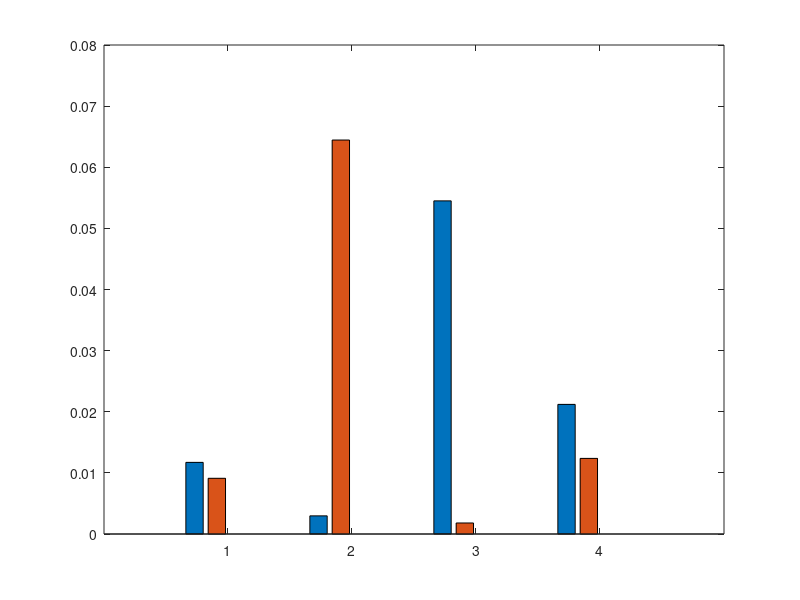

MATLAB code to generate this figure: (Note: this script raises an error after producing the figure.)
clear; close all; clc
textSize = 16;
linewid = 1;

ep = [1 2 3 4];
% MI DCT DP ISm
% SI DCT DP ISm
% MO DCT DP ISm
% SO DCT DP ISm
% compBMR = [1-0.9846540178571429 1-0.9908854166666666 1-0.9997558594 1-0.9995605469;
%     1-0.9935825892857143 1-0.935546875 1-0.9998604911 1-0.9979870855;
%     1-0.9239211309523809 1-0.9981971153846154 1-0.9994303385 0;
%     1-0.9725632440476191 1-0.9876302083333334 1-0.9996744792 0];
% compBMR = [1-0.9846540178571429 1-0.9908854166666666 0;
%     1-0.9935825892857143 1-0.935546875 0;
%     1-0.9239211309523809 1-0.9981971153846154 0;
%     1-0.9725632440476191 1-0.9876302083333334 0];
% SKYGlow.c
compBMR = [1-0.98828125 1-0.9908854166666666 0 0;
    1-0.9970304528 1-0.935546875 0 0;
    1-0.9454985119 1-0.9981971153846154 0 0;
    1-0.9787946429 1-0.9876302083333334 0 0];

figure(11)
bar(ep, compBMR, 'grouped')
hold on
ax = gca;
ax.YAxis.FontSize = 14;
ax.XAxis.FontSize = 14;
ax.YAxis.FontWeight = 'bold';
ax.XAxis.FontWeight = 'bold';
ax.LineWidth = 1;
row1 = {'Mobile' 'Stationary' 'Mobile' 'Stationary'};
row2 = {'Indoor' 'Indoor' 'Outdoor' 'Outdoor'};
labelArray = [row1; row2]; 
tickLabels = strtrim(sprintf('%s\\newline%s \n', labelArray{:}));
ax.XTickLabel = tickLabels; 

ylim([0 0.155])
legend('DCT-Quantization', 'DP-SKG', 'SIM-SKG', 'SIM-SKGr', 'FontSize', textSize, 'FontWeight','bold', 'Location','northeast')
ylabel('BMR', 'FontSize',15, 'FontWeight','bold')
grid on
for i=1:length(compBMR)
    text(ep(i)-0.3,compBMR(i,1),num2str(compBMR(i,1), '%.2g'), 'FontSize',12, 'FontWeight','bold', 'HorizontalAlignment', 'center', 'VerticalAlignment', 'bottom')
    text(ep(i)-0.1,compBMR(i,2),num2str(compBMR(i,2), '%.2g'), 'FontSize',12, 'FontWeight','bold', 'HorizontalAlignment', 'center', 'VerticalAlignment', 'bottom')
    text(ep(i)+0.1,compBMR(i,3),strcat(num2str(compBMR(i,3), '%.3g')), 'FontSize',12, 'FontWeight','bold', 'HorizontalAlignment', 'center', 'VerticalAlignment', 'bottom')
    text(ep(i)+0.3,compBMR(i,4),strcat(num2str(compBMR(i,4), '%.3g')), 'FontSize',12, 'FontWeight','bold', 'HorizontalAlignment', 'center', 'VerticalAlignment', 'bottom')
end

print('compvsquantBMR','-depsc')

% compBGR = [0.9 0.93 0.88 0.89; 
%     0.857 0.857 0.857 0.857; 
%     1.4 1.4 1.4 1.4; 
%     4.2 4.2 4.2 4.2];
% compBGR = [0.90 1.0455 1.143;
%     0.94 1.0676 1.143;
%     0.87 0.9093 1.143;
%     0.91 1.0822 1.143
%     ];
% SKYGlow.c
compBGR = [0.912 1.0455 1.143 2;
    0.996 1.0676 1.143 2;
    0.753 0.9093 1.143 2;
    0.938 1.0822 1.143 2
    ];

figure(1111)
bar(ep, compBGR, 'grouped')
hold on
ax = gca;
ax.YAxis.FontSize = 14;
ax.XAxis.FontSize = 14;
ax.YAxis.FontWeight = 'bold';
ax.XAxis.FontWeight = 'bold';
ax.LineWidth = 1;
row1 = {'Mobile' 'Stationary' 'Mobile' 'Stationary'};
row2 = {'Indoor' 'Indoor' 'Outdoor' 'Outdoor'};
labelArray = [row1; row2]; 
tickLabels = strtrim(sprintf('%s\\newline%s \n', labelArray{:}));
ax.XTickLabel = tickLabels; 

ylim([0 4])
legend('DCT-Quantization', 'DP-SKG', 'SIM-SKG', 'SIM-SKGr', 'FontSize', textSize, 'FontWeight','bold', 'Location','northeast')
ylabel('BGR (bit per sample)', 'FontSize',15, 'FontWeight','bold')
grid on
for i=1:length(compBGR)
    text(ep(i)-0.3,compBGR(i,1),strcat(num2str(compBGR(i,1), '%.2g')), 'FontSize',12, 'FontWeight','bold', 'HorizontalAlignment', 'center', 'VerticalAlignment', 'bottom')
    text(ep(i)-0.15,0.025+compBGR(i,2),strcat(num2str(compBGR(i,2), '%.2g')), 'FontSize',12, 'FontWeight','bold', 'HorizontalAlignment', 'center', 'VerticalAlignment', 'bottom')
    text(ep(i)+0.05,0.05+compBGR(i,3),strcat(num2str(compBGR(i,3), '%.3g')), 'FontSize',12, 'FontWeight','bold', 'HorizontalAlignment', 'center', 'VerticalAlignment', 'bottom')
    text(ep(i)+0.275,compBGR(i,4),strcat(num2str(compBGR(i,4), '%.3g')), 'FontSize',12, 'FontWeight','bold', 'HorizontalAlignment', 'center', 'VerticalAlignment', 'bottom')
end

print('compvsquantBGR','-depsc')
